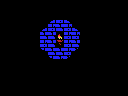

Below is a game level as drawn by its tile map, then a one-line description and the .tmx file that defines it, in full:
An orthogonal 16x12 tile map with 8x8 px tiles, 1 tile layer (Tile Layer 1).

<map version="1.0" orientation="orthogonal" renderorder="right-down" width="16" height="12" tilewidth="8" tileheight="8" nextobjectid="1">
 <tileset firstgid="1" name="tiles" tilewidth="8" tileheight="8" tilecount="256" columns="16">
  <image source="tiles.png" width="128" height="128" />
 </tileset>
 <layer name="Tile Layer 1" width="16" height="12">
  <data encoding="csv">
1,1,1,1,1,1,1,1,1,1,1,1,1,1,1,1,
1,1,1,1,1,1,1,1,1,1,1,1,1,1,1,1,
1,1,1,1,1,1,150,167,201,1,1,1,1,1,1,1,
1,1,1,1,1,150,189,246,189,201,1,1,1,1,1,1,
1,1,1,1,1,246,246,99,189,189,1,1,1,1,1,1,
1,1,1,1,1,189,246,130,189,246,1,1,1,1,1,1,
1,1,1,1,1,161,246,246,189,193,1,1,1,1,1,1,
1,1,1,1,1,1,161,131,193,1,1,1,1,1,1,1,
1,1,1,1,1,1,1,1,1,1,1,1,1,1,1,1,
1,1,1,1,1,1,1,1,1,1,1,1,1,1,1,1,
1,1,1,1,1,1,1,1,1,1,1,1,1,1,1,1,
1,1,1,1,1,1,1,1,1,1,1,1,1,1,1,1
</data>
 </layer>
</map>
